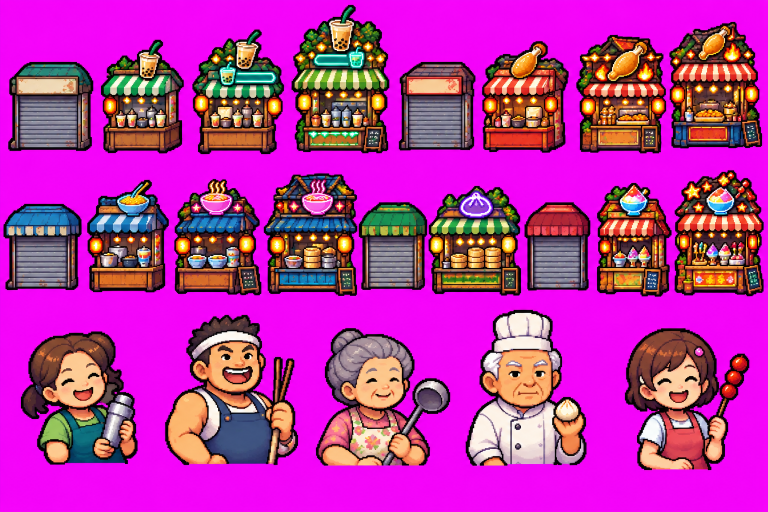
#> input picture art-source/台灣夜市像素攤位圖鑑.png, 1536 x 1024 px, found by its file name (shown at 1/2 size)
$ python process-e1-art.py '../台灣夜市像素攤位圖鑑.png' '../繽紛像素夜市小吃攤 亚洲欧美.png'
#> lines starting #> are read from the running program, lines starting #| are printed output that depends on the picture; after the words box and inside, x2 and y2 are one past the last pixel; in counts of white or black regions, pixels touching at a corner belong together
"""E1 美術批次：去背、切圖、轉 WebP（S1.10）。

用法：uv run --python 3.12 --with pillow process_e1.py <assets/images 資料夾> <輸出資料夾>
- 洋紅底（#FF00FF）的素材：依顏色去背，再依物件之間的空隙自動切出每個物件。
- 黑底的霓虹：依亮度計算透明度（保留光暈），每個招牌再切成左、中、右三層（同一張畫布）。
- 像素圖用最近鄰放大，手機上縮放才不會糊。
"""
import sys
from pathlib import Path

from PIL import Image

SRC, OUT = Path(sys.argv[1]), Path(sys.argv[2])
SCALE = 3


def key_magenta(img: Image.Image) -> Image.Image:
    """洋紅去背：接近 #FF00FF 的像素變透明；邊緣帶洋紅色偏的像素去掉色偏並降低不透明度。"""
    img = img.convert("RGBA")
    px = img.load()
    for y in range(img.height):
        for x in range(img.width):
            r, g, b, _ = px[x, y]
            # 洋紅的特徵：紅、藍都高，綠很低
            magenta = min(r, b) - g
            if magenta > 150:
                px[x, y] = (0, 0, 0, 0)
            elif magenta > 70:
                # 半透明邊緣：依洋紅程度降低不透明度，並把紅藍拉回綠的水準去色偏
                alpha = int(255 * (150 - magenta) / 80)
                px[x, y] = (min(r, g + 40), g, min(b, g + 40), alpha)
    return img


def key_black_glow(img: Image.Image) -> Image.Image:
    """黑底霓虹：亮度越高越不透明，暗的光暈保留成半透明。"""
    img = img.convert("RGBA")
    px = img.load()
    for y in range(img.height):
        for x in range(img.width):
            r, g, b, _ = px[x, y]
            v = max(r, g, b)
            alpha = max(0, min(255, int((v - 18) * 255 / 120)))
            px[x, y] = (r, g, b, alpha)
    return img


def spans(profile: list[int], min_gap: int, min_size: int) -> list[tuple[int, int]]:
    """在投影上找出被至少 min_gap 個空白隔開的區段。"""
    result, start, gap = [], None, 0
    for i, value in enumerate(profile + [0] * min_gap):
        if value:
            if start is None:
                start = i
            gap = 0
        elif start is not None:
            gap += 1
            if gap >= min_gap:
                end = i - gap + 1
                if end - start >= min_size:
                    result.append((start, end))
                start, gap = None, 0
    return result


def valley_cuts(profile: list[int], count: int, min_distance: int) -> list[int]:
    """已知這一列有 count 個物件：挑出 count − 1 條最空的直線當切線（彼此至少相隔 min_distance）。"""
    # 平滑一下，避免單一像素的空隙被當成谷底
    smooth = [sum(profile[max(0, i - 3) : i + 4]) for i in range(len(profile))]
    occupied = [i for i, v in enumerate(profile) if v]
    lo, hi = occupied[0], occupied[-1]
    chosen: list[int] = []
    for i in sorted(range(lo + min_distance, hi - min_distance), key=lambda i: smooth[i]):
        if all(abs(i - c) >= min_distance for c in chosen):
            chosen.append(i)
            if len(chosen) == count - 1:
                break
    return [lo] + sorted(chosen) + [hi + 1]


def objects(img: Image.Image, row_gap: int, counts: list[int]) -> list[list[Image.Image]]:
    """先依透明空隙切成列；每一列依已知的物件數，從最空的直線切成欄。回傳 [列][欄]。"""
#> called with row_gap = 12
    alpha = img.getchannel("A").point(lambda a: 1 if a > 40 else 0)
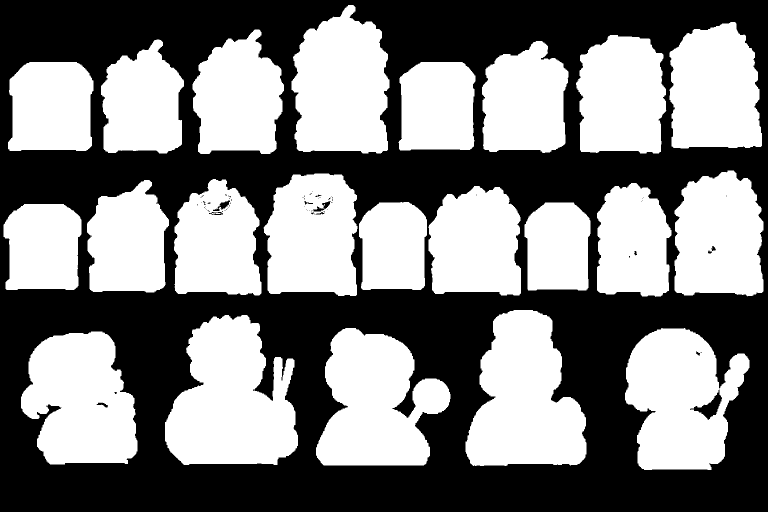
#> alpha: PIL image 1536x1024 L (shown at 1/2 size); values 0 (black) and 1 (white), 50.1% white; 71 black regions (58 under 20 px), largest, box (x1, y1, x2, y2) and area: (0, 0, 1536, 1024) 783179, (1380, 779, 1444, 840) 1262, (426, 401, 460, 422) 265
    w, h = img.size
#> w = 1536; h = 1024
    data = alpha.load()
    rows_profile = [sum(data[x, y] for x in range(0, w, 2)) for y in range(h)]
#> rows_profile = 1024 values, max 720 at index 453, min 0 at index 0, mean 384.3
    bands = spans(rows_profile, row_gap, 30)
#> the loop in spans, `for i, value in enumerate(profile + [0] * min_gap):` made 1036 passes
#> (value, start) on pass 11: (6, 10)
#> value on passes 1 to 6: 0, 0, 0, 0, 0, 0
#> after the loop in spans, `for i, value in enumerate(profile + [0] * min_gap):`: end = 940; result = [(10, 308), (341, 593), (620, 940)]
#> bands = [(10, 308), (341, 593), (620, 940)]
    assert len(bands) == len(counts), f"列數不對：找到 {len(bands)} 列，預期 {len(counts)} 列"
    rows = []
    for (top, bottom), count in zip(bands, counts):
        band = img.crop((0, top, w, bottom))
        band_alpha = band.getchannel("A").point(lambda a: 1 if a > 40 else 0).load()
        cols_profile = [sum(band_alpha[x, y] for y in range(0, bottom - top, 2)) for x in range(w)]
        cuts = valley_cuts(cols_profile, count, min_distance=w // (count * 2))
        rows.append([trim(band.crop((cuts[i], 0, cuts[i + 1], bottom - top))) for i in range(count)])
#> this loop made 3 passes
#> (top, bottom, count, lo in valley_cuts, hi in valley_cuts, cuts) on passes 1 to 3: (10, 308, 8, 16, 1523, [16, 190, 371, 571, 782, 954, 1140, 1335, 1524]), (341, 593, 9, 7, 1526, [7, 166, 341, 526, 717, 854, 1045, 1184, 1345, 1527]), (620, 940, 5, 42, 1498, [42, 278, 599, 904, 1176, 1499])
#> pass 1, in objects, `band = img.crop((0, top, w, bottom))`:
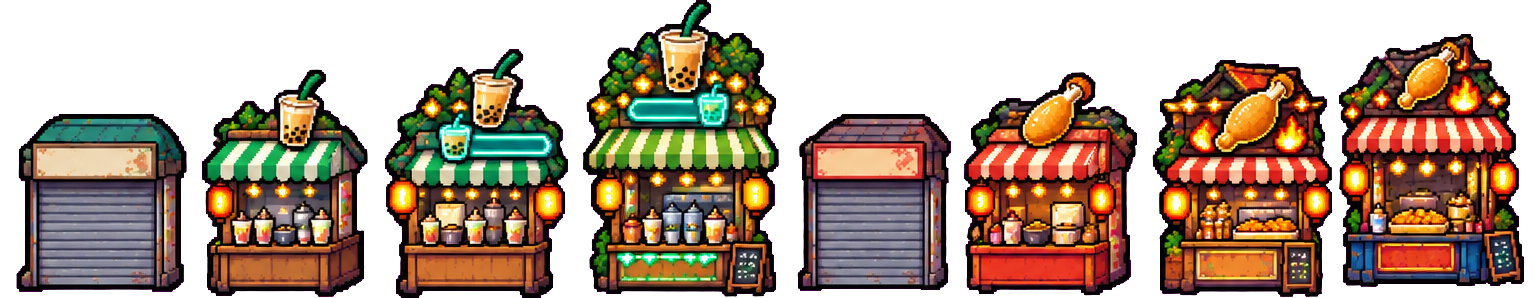
#> band: PIL image 1536x298 RGBA; mean R, G, B, A 70.4, 51.3, 36.5, 148; transparent parts drawn white
#> pass 3, in objects, `band = img.crop((0, top, w, bottom))`:
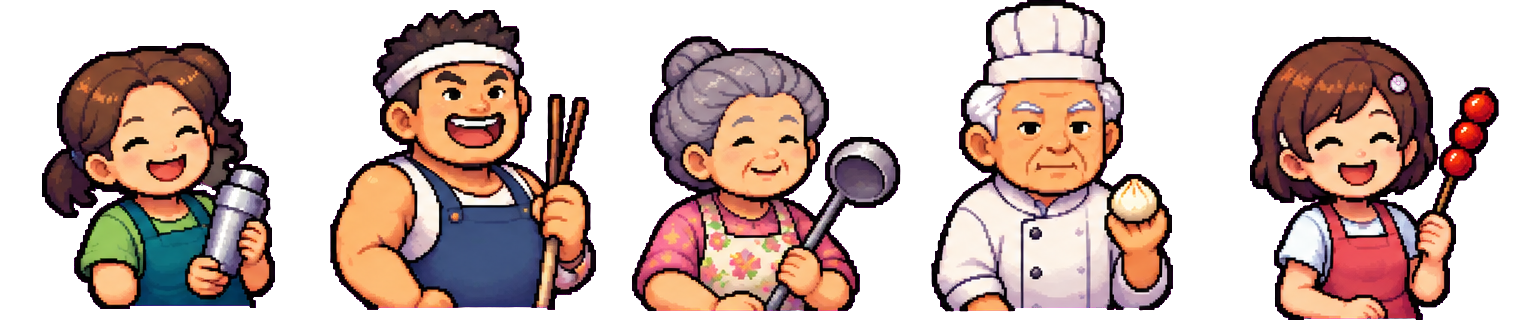
#> band: PIL image 1536x320 RGBA; mean R, G, B, A 80.1, 59, 52.4, 132.5; transparent parts drawn white
#> after the loop, rows = 3 items
    return rows


def trim(img: Image.Image) -> Image.Image:
    bbox = img.getchannel("A").point(lambda a: 255 if a > 10 else 0).getbbox()
    return img.crop(bbox) if bbox else img


def upscale(img: Image.Image, scale: int = SCALE) -> Image.Image:
    return img.resize((img.width * scale, img.height * scale), Image.NEAREST)


def save(img: Image.Image, name: str) -> None:
    target = OUT / name
    target.parent.mkdir(parents=True, exist_ok=True)
    img.save(target, "WEBP", lossless=True, method=6)
    print(f"{name}: {img.size}, {target.stat().st_size // 1024} KB")


# —— 攤位與老闆（洋紅底） ——
sheet = objects(key_magenta(Image.open(SRC / "台灣夜市像素攤位圖鑑.png")), row_gap=12, counts=[8, 9, 5])
#> sheet = 3 items
extra = objects(key_magenta(Image.open(SRC / "繽紛像素夜市小吃攤 亚洲欧美.png")), row_gap=12, counts=[3])
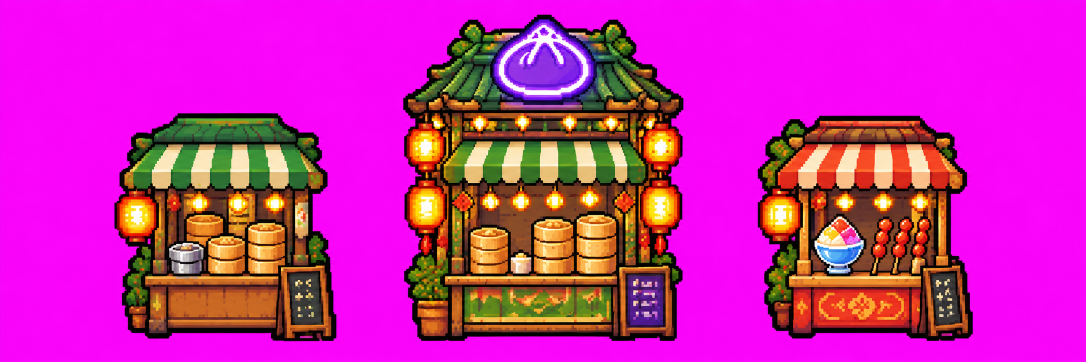
#> input picture art-source/繽紛像素夜市小吃攤 亚洲欧美.png, 2172 x 724 px, found by its file name (shown at 1/2 size)
#> call 2 of objects, with row_gap = 12
#> in objects (call 2), `alpha = img.getchannel("A").point(lambda a: 1 if a > 40 else 0)`:
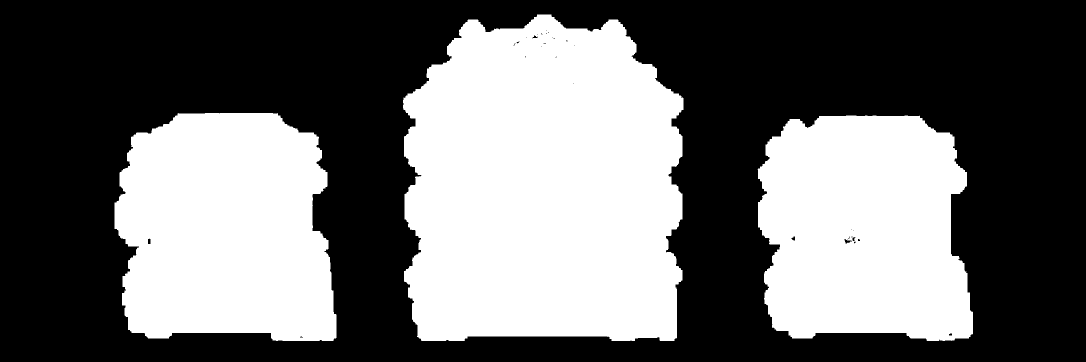
#> alpha: PIL image 2172x724 L (shown at 1/2 size); values 0 (black) and 1 (white), 41.8% white; 3 white regions, box (x1, y1, x2, y2) and area: (806, 29, 1367, 682) 317826, (229, 226, 673, 682) 172775, (1515, 231, 1946, 682) 166477
#> in objects (call 2), `rows_profile = [sum(data[x, y] for x in range(0, w, 2)) for y in range..`: rows_profile = 724 values, max 692 at index 552, min 0 at index 0, mean 453.9
#> the loop in spans (call 2), `for i, value in enumerate(profile + [0] * min_gap):` made 736 passes
#> (value, start) on pass 30: (15, 29)
#> in objects (call 2), `bands = spans(rows_profile, row_gap, 30)`: bands = [(29, 682)]
#> the loop in objects (call 2), `for (top, bottom), count in zip(bands, counts):` made 1 pass
#> (top, bottom, count, lo in valley_cuts, hi in valley_cuts, cuts) on pass 1: (29, 682, 3, 229, 1945, [229, 676, 1370, 1946])
#> pass 1, in objects (call 2), `band = img.crop((0, top, w, bottom))`:
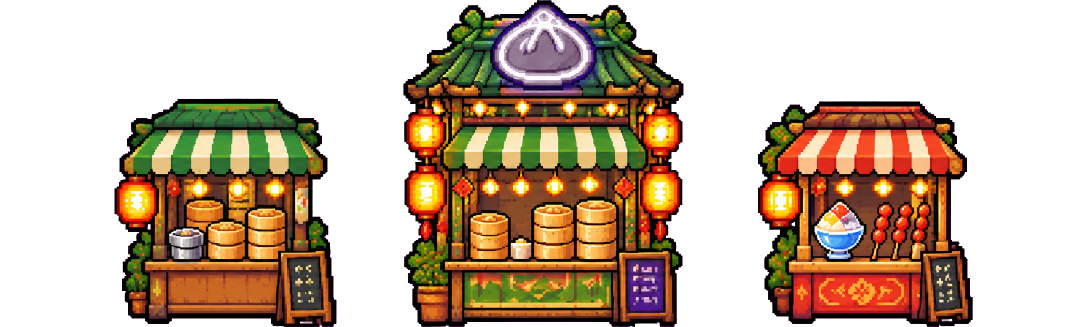
#> band: PIL image 2172x653 RGBA (shown at 1/2 size); mean R, G, B, A 61, 41, 22.1, 116.8; transparent parts drawn white
#> after the loop in objects (call 2), `for (top, bottom), count in zip(bands, counts):`: rows = 1 item
#> extra = 1 item
print("sheet rows:", [len(r) for r in sheet], "extra rows:", [len(r) for r in extra])
#| sheet rows: [8, 9, 5] extra rows: [3]

row1 = ["tea/shutter", "tea/lv1", "tea/lv2", "tea/lv3", "fried/shutter", "fried/lv1", "fried/lv2", "fried/lv3"]
row2 = ["noodle/shutter", "noodle/lv1", "noodle/lv2", "noodle/lv3", "dumpling/shutter", "dumpling/lv2", "sweet/shutter", "sweet/lv2", "sweet/lv3"]
owners = ["tea", "fried", "noodle", "dumpling", "sweet"]
assert [len(r) for r in sheet] == [8, 9, 5], "素材表切出來的物件數量不對，需要調整空隙門檻"
assert [len(r) for r in extra] == [3], "補圖切出來的物件數量不對"

stalls = dict(zip(row1, sheet[0])) | dict(zip(row2, sheet[1]))
#> stalls = 17 items
for name, img in stalls.items():
#> (the run stopped early here; a loop or call above may not have finished)
